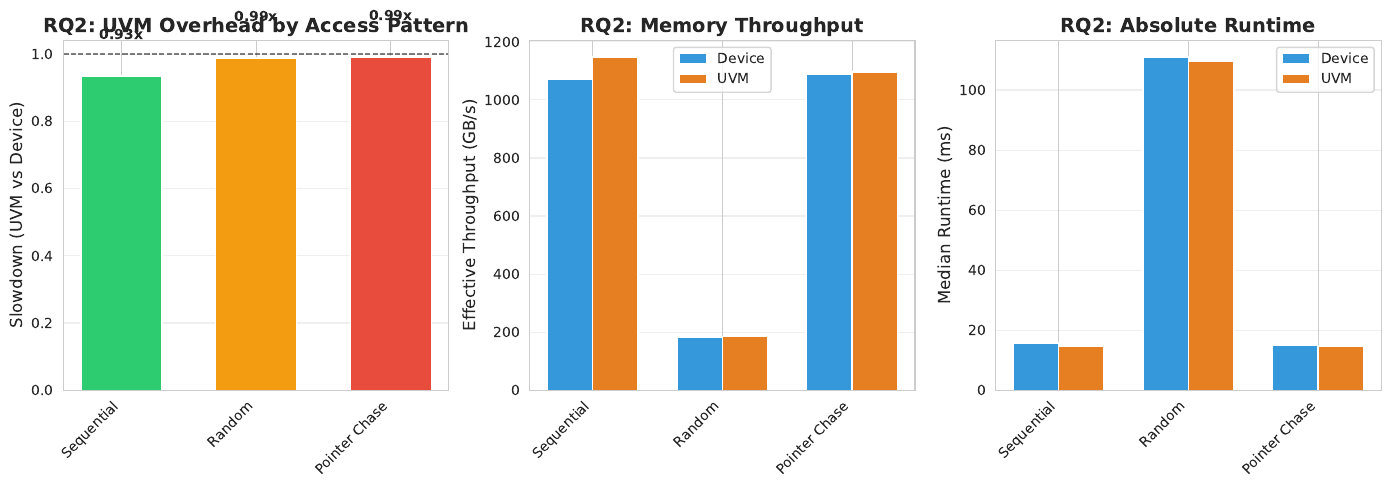

Recreate this plot in Python.
#!/usr/bin/env python3
"""
RQ2: Access Pattern Impact on UVM Performance
Analyzes how different memory access patterns (sequential, random, pointer-chase)
affect UVM performance compared to device-only mode
"""

import subprocess
import pandas as pd
import matplotlib.pyplot as plt
import seaborn as sns
import os
import sys

# Configuration
KERNELS = ['seq_stream', 'rand_stream', 'pointer_chase']
MODE = 'uvm'  # Focus on UVM behavior
SIZE_FACTOR = 0.5  # Use 0.5x GPU memory
STRIDE_BYTES = 4    # Element-level for throughput comparison
ITERATIONS = 5      # Reduced for faster execution
EXECUTABLE = './uvmbench'

def run_benchmark(kernel, mode, size_factor, output_file):
    """Run a single benchmark configuration"""
    cmd = [
        EXECUTABLE,
        f'--kernel={kernel}',
        f'--mode={mode}',
        f'--size_factor={size_factor}',
        f'--stride_bytes={STRIDE_BYTES}',
        f'--iterations={ITERATIONS}',
        f'--output={output_file}'
    ]

    print(f"Running: {' '.join(cmd)}")
    try:
        result = subprocess.run(cmd, check=True, capture_output=True, text=True)
        print(result.stdout)
        return True
    except subprocess.CalledProcessError as e:
        print(f"Error: {e.stderr}")
        return False

def collect_results():
    """Run benchmarks for all access patterns"""
    results_device = []
    results_uvm = []

    # Collect both device and UVM results for comparison
    for kernel in KERNELS:
        # Device baseline
        output_file = f'results_rq2_{kernel}_device.csv'
        if run_benchmark(kernel, 'device', SIZE_FACTOR, output_file):
            try:
                df = pd.read_csv(output_file)
                results_device.append(df)
                os.remove(output_file)
            except Exception as e:
                print(f"Error reading {output_file}: {e}")

        # UVM
        output_file = f'results_rq2_{kernel}_uvm.csv'
        if run_benchmark(kernel, 'uvm', SIZE_FACTOR, output_file):
            try:
                df = pd.read_csv(output_file)
                results_uvm.append(df)
                os.remove(output_file)
            except Exception as e:
                print(f"Error reading {output_file}: {e}")

    if results_device and results_uvm:
        df_device = pd.concat(results_device, ignore_index=True)
        df_uvm = pd.concat(results_uvm, ignore_index=True)
        combined = pd.concat([df_device, df_uvm], ignore_index=True)
        combined.to_csv('rq2_results.csv', index=False)
        return combined
    else:
        print("No results collected!")
        return None

def plot_results(df):
    """Generate visualization for RQ2"""
    if df is None or df.empty:
        print("No data to plot!")
        return

    # Set style
    sns.set_style("whitegrid")
    plt.rcParams['figure.figsize'] = (14, 5)

    # Create figure with subplots
    fig, (ax1, ax2, ax3) = plt.subplots(1, 3)

    # Calculate metrics
    access_patterns = {
        'seq_stream': 'Sequential',
        'rand_stream': 'Random',
        'pointer_chase': 'Pointer Chase'
    }

    # Compute slowdown and throughput for each pattern
    pattern_analysis = []
    for kernel in KERNELS:
        kernel_df = df[df['kernel'] == kernel]
        device_row = kernel_df[kernel_df['mode'] == 'device']
        uvm_row = kernel_df[kernel_df['mode'] == 'uvm']

        if not device_row.empty and not uvm_row.empty:
            device_time = device_row['median_ms'].values[0]
            uvm_time = uvm_row['median_ms'].values[0]
            device_bw = device_row['bw_GBps'].values[0]
            uvm_bw = uvm_row['bw_GBps'].values[0]

            slowdown = uvm_time / device_time

            pattern_analysis.append({
                'kernel': kernel,
                'pattern': access_patterns[kernel],
                'slowdown': slowdown,
                'device_throughput_gbs': device_bw,
                'uvm_throughput_gbs': uvm_bw,
                'device_time_ms': device_time,
                'uvm_time_ms': uvm_time
            })

    analysis_df = pd.DataFrame(pattern_analysis)

    # Plot 1: Slowdown by access pattern
    colors = ['#2ecc71', '#f39c12', '#e74c3c']
    ax1.bar(range(len(analysis_df)), analysis_df['slowdown'], color=colors, width=0.6)
    ax1.set_xticks(range(len(analysis_df)))
    ax1.set_xticklabels(analysis_df['pattern'], rotation=45, ha='right')
    ax1.set_ylabel('Slowdown (UVM vs Device)', fontsize=12)
    ax1.set_title('RQ2: UVM Overhead by Access Pattern', fontsize=14, fontweight='bold')
    ax1.axhline(y=1.0, color='black', linestyle='--', linewidth=1, alpha=0.5)
    ax1.grid(axis='y', alpha=0.3)

    # Add value labels on bars
    for i, v in enumerate(analysis_df['slowdown']):
        ax1.text(i, v + 0.1, f'{v:.2f}x', ha='center', va='bottom', fontweight='bold')

    # Plot 2: Throughput comparison
    x = range(len(analysis_df))
    width = 0.35
    ax2.bar([i - width/2 for i in x], analysis_df['device_throughput_gbs'],
            width, label='Device', color='#3498db')
    ax2.bar([i + width/2 for i in x], analysis_df['uvm_throughput_gbs'],
            width, label='UVM', color='#e67e22')
    ax2.set_xticks(x)
    ax2.set_xticklabels(analysis_df['pattern'], rotation=45, ha='right')
    ax2.set_ylabel('Effective Throughput (GB/s)', fontsize=12)
    ax2.set_title('RQ2: Memory Throughput', fontsize=14, fontweight='bold')
    ax2.legend()
    ax2.grid(axis='y', alpha=0.3)

    # Plot 3: Runtime comparison
    ax3.bar([i - width/2 for i in x], analysis_df['device_time_ms'],
            width, label='Device', color='#3498db')
    ax3.bar([i + width/2 for i in x], analysis_df['uvm_time_ms'],
            width, label='UVM', color='#e67e22')
    ax3.set_xticks(x)
    ax3.set_xticklabels(analysis_df['pattern'], rotation=45, ha='right')
    ax3.set_ylabel('Median Runtime (ms)', fontsize=12)
    ax3.set_title('RQ2: Absolute Runtime', fontsize=14, fontweight='bold')
    ax3.legend()
    ax3.grid(axis='y', alpha=0.3)

    plt.tight_layout()
    plt.savefig('rq2_access_pattern.pdf', dpi=300, bbox_inches='tight')
    plt.savefig('rq2_access_pattern.png', dpi=300, bbox_inches='tight')
    print("\nPlots saved: rq2_access_pattern.{pdf,png}")

    # Print summary
    print("\n" + "="*70)
    print("RQ2 SUMMARY: Access Pattern Impact on UVM Performance")
    print("="*70)
    print(f"\nConfiguration: size_factor={SIZE_FACTOR}, stride_bytes={STRIDE_BYTES}, iterations={ITERATIONS}")
    print("\nPerformance by Access Pattern:")
    print(analysis_df.to_string(index=False))

    print("\nKey Findings:")
    print(f"  - Sequential access: {analysis_df[analysis_df['kernel']=='seq_stream']['slowdown'].values[0]:.2f}x slowdown")
    print(f"  - Random access: {analysis_df[analysis_df['kernel']=='rand_stream']['slowdown'].values[0]:.2f}x slowdown")
    print(f"  - Pointer chase: {analysis_df[analysis_df['kernel']=='pointer_chase']['slowdown'].values[0]:.2f}x slowdown")

    # Identify worst case
    worst_case = analysis_df.loc[analysis_df['slowdown'].idxmax()]
    print(f"\n  → Worst case: {worst_case['pattern']} with {worst_case['slowdown']:.2f}x slowdown")
    print(f"  → This demonstrates TLB/page-fault overhead in UVM for irregular access")

def main():
    if not os.path.exists(EXECUTABLE):
        print(f"Error: {EXECUTABLE} not found!")
        print("Please run 'make' in the micro directory first.")
        sys.exit(1)

    print("="*70)
    print("RQ2: Access Pattern Impact on UVM Performance")
    print("="*70)
    print(f"Access Patterns: Sequential, Random, Pointer Chase")
    print(f"Size Factor: {SIZE_FACTOR}x GPU memory")
    print(f"Iterations: {ITERATIONS}")
    print("="*70)
    print()

    # Collect results
    df = collect_results()

    if df is not None:
        # Generate plots
        plot_results(df)
        print("\nRQ2 evaluation complete!")
    else:
        print("\nRQ2 evaluation failed!")
        sys.exit(1)

if __name__ == '__main__':
    main()
